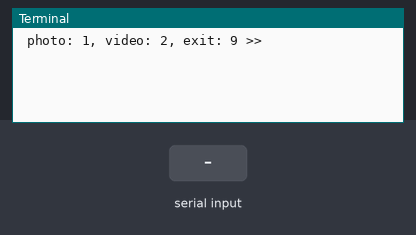
Simulated run of this program. Board: Raspberry Pi (BCM pin numbers). On the bench: the last lines printed to the terminal. The test bench sets the inputs (shaded band). The clock reads 2024-03-15 10:24:30 at power-on unless the program sets it; the camera gives no picture and a still takes 0.5 s.

Above: at 1.2 s.
1.3 s: "1" typed at the terminal, then Enter
At 2.5 s:
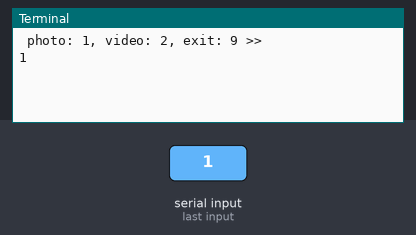
2.8 s: "2" typed at the terminal, then Enter
At 8.7 s:
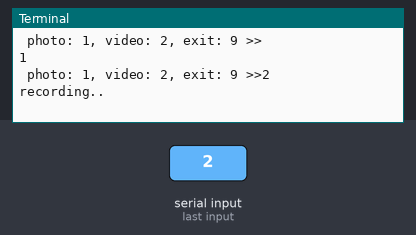

The program:

picamera_task.py
```python
import picamera
import time

path = '/home/pi/src3/06_multimedia'

camera = picamera.PiCamera()

now_str = time.strftime("%Y%m%d_%H%M%S")
while True:
    a = int(input(" photo: 1, video: 2, exit: 9 >>"))
    if a == 9: break
    elif a == 1:
        try:
            camera.resolution = (640, 480)
            camera.start_preview()
            time.sleep(3)
            camera.capture('%s/photo_%s.jpg' % (path,now_str))
            camera.rotation = 180


        finally:
            camera.stop_preview()

    elif a == 2:
        try:
            camera.resolution = (640, 480)
            camera.start_preview()
            time.sleep(3)
            camera.start_recording('%s/video_%s.h264' % (path,now_str))
            input("recording..")
            input("press enter to finish")
            camera.stop_recording()

        finally:
            camera.stop_preview()
```

Measured:
- after the input at 1.3 s, the terminal: prints a new line at once (image 1)
- after the input at 2.8 s, the terminal: prints a new line after 2.0 s (image 2)
